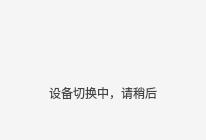
                      <widget class="QWidget" name="page_change">
                       <property name="styleSheet">
                        <string notr="true">background:rgba(245,245,245,1);</string>
                       </property>
                       <layout class="QGridLayout" name="gridLayout_5">
                        <property name="leftMargin">
                         <number>0</number>
                        </property>
                        <property name="topMargin">
                         <number>0</number>
                        </property>
                        <property name="rightMargin">
                         <number>0</number>
                        </property>
                        <property name="bottomMargin">
                         <number>0</number>
                        </property>
                        <item row="0" column="0">
                         <widget class="QWidget" name="widget_render_2" native="true">
                          <property name="styleSheet">
                           <string notr="true">background:rgba(245,245,245,1);
</string>
                          </property>
                          <layout class="QGridLayout" name="gridLayout_4">
                           <item row="0" column="0">
                            <layout class="QVBoxLayout" name="verticalLayout_15">
                             <property name="spacing">
                              <number>0</number>
                             </property>
                             <item>
                              <spacer name="verticalSpacer_26">
                               <property name="orientation">
                                <enum>Qt::Vertical</enum>
                               </property>
                               <property name="sizeHint" stdset="0">
                                <size>
                                 <width>20</width>
                                 <height>28</height>
                                </size>
                               </property>
                              </spacer>
                             </item>
                             <item>
                              <layout class="QHBoxLayout" name="horizontalLayout_31">
                               <item>
                                <spacer name="horizontalSpacer_51">
                                 <property name="orientation">
                                  <enum>Qt::Horizontal</enum>
                                 </property>
                                 <property name="sizeHint" stdset="0">
                                  <size>
                                   <width>40</width>
                                   <height>20</height>
                                  </size>
                                 </property>
                                </spacer>
                               </item>
                               <item>
                                <widget class="QLabel" name="label_23">
                                 <property name="minimumSize">
                                  <size>
                                   <width>44</width>
                                   <height>46</height>
                                  </size>
                                 </property>
                                 <property name="maximumSize">
                                  <size>
                                   <width>44</width>
                                   <height>46</height>
                                  </size>
                                 </property>
                                 <property name="styleSheet">
                                  <string notr="true">border-image: url(:/setting/img/setting/camera_change.png);</string>
                                 </property>
                                 <property name="text">
                                  <string/>
                                 </property>
                                 <property name="scaledContents">
                                  <bool>true</bool>
                                 </property>
                                </widget>
                               </item>
                               <item>
                                <spacer name="horizontalSpacer_52">
                                 <property name="orientation">
                                  <enum>Qt::Horizontal</enum>
                                 </property>
                                 <property name="sizeHint" stdset="0">
                                  <size>
                                   <width>40</width>
                                   <height>20</height>
                                  </size>
                                 </property>
                                </spacer>
                               </item>
                              </layout>
                             </item>
                             <item>
                              <layout class="QHBoxLayout" name="horizontalLayout_32">
                               <item>
                                <spacer name="horizontalSpacer_53">
                                 <property name="orientation">
                                  <enum>Qt::Horizontal</enum>
                                 </property>
                                 <property name="sizeHint" stdset="0">
                                  <size>
                                   <width>40</width>
                                   <height>20</height>
                                  </size>
                                 </property>
                                </spacer>
                               </item>
                               <item>
                                <widget class="QLabel" name="label_message_2">
                                 <property name="styleSheet">
                                  <string notr="true">color: rgb(68, 68, 68);
font: 14px &quot;微软雅黑&quot;;</string>
                                 </property>
                                 <property name="text">
                                  <string>设备切换中，请稍后</string>
                                 </property>
                                </widget>
                               </item>
                               <item>
                                <spacer name="horizontalSpacer_54">
                                 <property name="orientation">
                                  <enum>Qt::Horizontal</enum>
                                 </property>
                                 <property name="sizeHint" stdset="0">
                                  <size>
                                   <width>40</width>
                                   <height>20</height>
                                  </size>
                                 </property>
                                </spacer>
                               </item>
                              </layout>
                             </item>
                             <item>
                              <spacer name="verticalSpacer_27">
                               <property name="orientation">
                                <enum>Qt::Vertical</enum>
                               </property>
                               <property name="sizeHint" stdset="0">
                                <size>
                                 <width>20</width>
                                 <height>28</height>
                                </size>
                               </property>
                              </spacer>
                             </item>
                            </layout>
                           </item>
                          </layout>
                         </widget>
                        </item>
                       </layout>
                      </widget>
